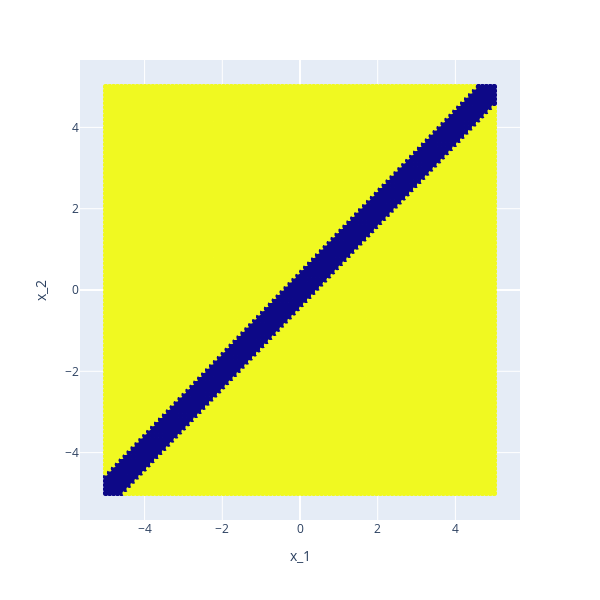

Notebook code cell kept with this figure:
### Markdown cell above
Final Layer output  for $y$

### Code cell
#| code-fold: true
import plotly.express as px
fig = px.scatter( df,x='x_1', y='x_2', color='class')
fig.update_layout(autosize=False,width=600,height=600,coloraxis_showscale=False)
fig.show()

### Figure 1 — Plotly figure (JSON) as saved in the notebook; plotly's stock layout.template omitted (floating-point values rounded to 4 significant figures; data arrays with more than 128 entries replaced by an {"elided": "..."} marker saying what was removed)
{"data": [{"hovertemplate": "x_1=%{x}<br>x_2=%{y}<br>class=%{marker.color}<extra></extra>", "legendgroup": "", "marker": {"color": {"elided": "10000 int values"}, "coloraxis": "coloraxis", "symbol": "circle"}, "mode": "markers", "name": "", "showlegend": false, "type": "scattergl", "x": {"elided": "10000 float values"}, "xaxis": "x", "y": {"elided": "10000 float values"}, "yaxis": "y"}], "layout": {"autosize": false, "coloraxis": {"colorbar": {"title": {"text": "class"}}, "colorscale": [[0, "#0d0887"], [0.1111, "#46039f"], [0.2222, "#7201a8"], [0.3333, "#9c179e"], [0.4444, "#bd3786"], [0.5556, "#d8576b"], [0.6667, "#ed7953"], [0.7778, "#fb9f3a"], [0.8889, "#fdca26"], [1, "#f0f921"]], "showscale": false}, "height": 600, "legend": {"tracegroupgap": 0}, "margin": {"t": 60}, "width": 600, "xaxis": {"anchor": "y", "domain": [0, 1], "title": {"text": "x_1"}}, "yaxis": {"anchor": "x", "domain": [0, 1], "title": {"text": "x_2"}}}}
